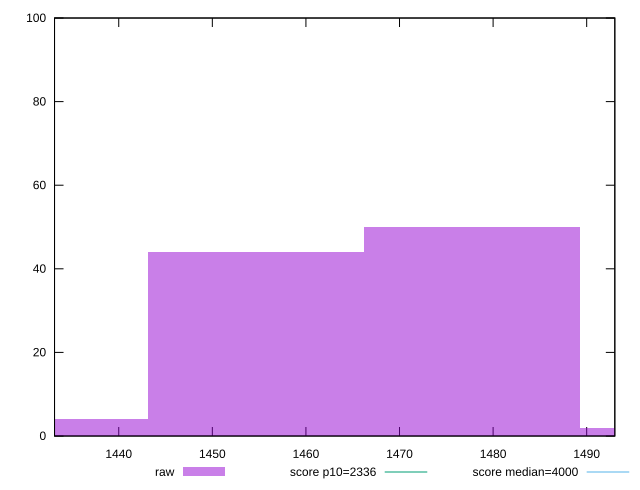

Recreate this plot in gnuplot.
reset

$raw <<EOF
1477.7826832470319 50
1454.692328821297 44
1500.8730376727667 2
1431.6019743955621 4
EOF

set key outside below
set boxwidth 23.090354425734873
set xrange [1433.139:1493.0064000000002]
set yrange [0:100]
set trange [0:100]
set style fill transparent solid 0.5 noborder

set parametric
set terminal svg size 640, 490 enhanced background rgb 'white'
set output "reports/report_00030_2021-02-24T20-42-31.540Z/first-meaningful-paint/samples/agenda/raw/histogram.svg"

plot $raw title "raw" with boxes, \
     2336,t title "score p10=2336", \
     4000,t title "score median=4000"

reset
